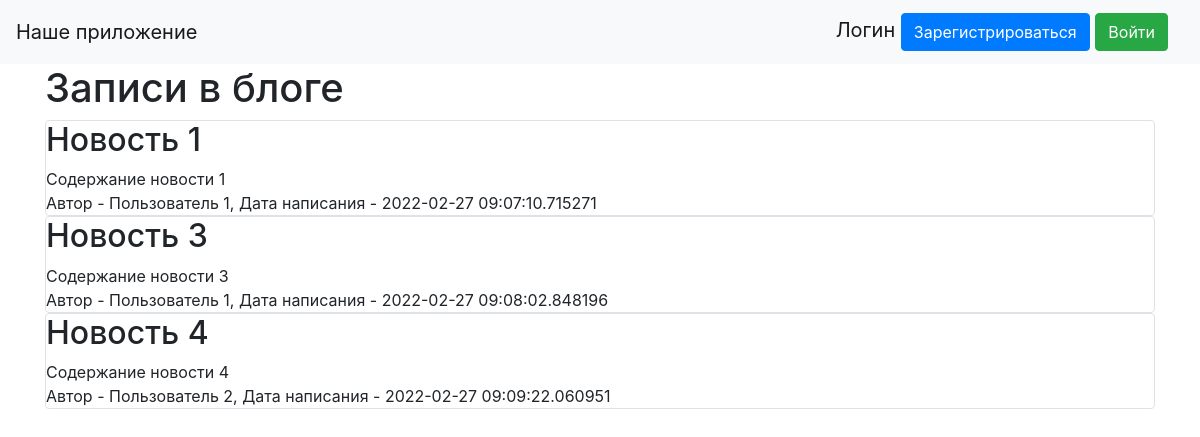
Before: / with the older database file.
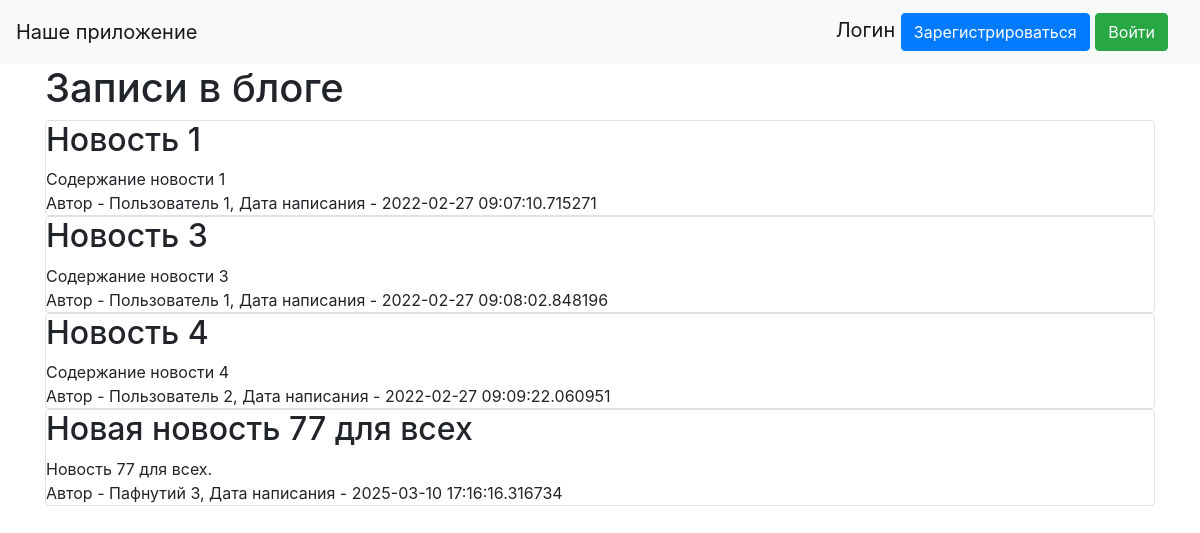
After: the same page with the newer database file.
### data/news.py (models this page shows)
class News(SqlAlchemyBase):
    __tablename__ = 'news'
    id = sqlalchemy.Column(sqlalchemy.Integer, primary_key=True, autoincrement=True)
    title = sqlalchemy.Column(sqlalchemy.String, nullable=True)
    content = sqlalchemy.Column(sqlalchemy.String, nullable=True)
    created_date = sqlalchemy.Column(sqlalchemy.DateTime, default=datetime.datetime.now)
    is_private = sqlalchemy.Column(sqlalchemy.Boolean, default=True)
    user_id = sqlalchemy.Column(sqlalchemy.Integer, sqlalchemy.ForeignKey("users.id"))
    user = orm.relationship('User')

### data/users.py (models this page shows, shortened)
class User(SqlAlchemyBase, UserMixin):
    __tablename__ = 'users'
    id = sqlalchemy.Column(sqlalchemy.Integer, primary_key=True, autoincrement=True)
    name = sqlalchemy.Column(sqlalchemy.String, nullable=True)
    about = sqlalchemy.Column(sqlalchemy.String, nullable=True)
    email = sqlalchemy.Column(sqlalchemy.String, index=True, unique=True, nullable=True)
    hashed_password = sqlalchemy.Column(sqlalchemy.String, nullable=True)
    created_date = sqlalchemy.Column(sqlalchemy.DateTime, default=datetime.datetime.now)
    news = orm.relationship("News", back_populates='user')

### main.py (the view)
@app.route("/")
def index():
    db_sess = db_session.create_session()
    news = db_sess.query(News).filter(News.is_private != True)
    return render_template("index.html", news=news)

### data/db_session.py (called while the page is built)
def create_session() -> Session:
    global __factory
    return __factory()

### templates/index.html (shortened to what this page needs)
{% extends "base.html" %}
{% block content %}
    <h1>Записи в блоге</h1>
    {% for item in news %}
        <div class="col-md6 border rounded">
            <h2>{{ item.title }}</h2>
            <div>
                {{ item.content }}
            </div>
            <div>
                Автор - {{ item.user.name }}, Дата написания - {{ item.created_date }}
            </div>
        </div>
    {% endfor %}
{% endblock %}

### templates/base.html (shortened to what this page needs)
<!doctype html>
<html lang="en">
<head>
    <link rel="stylesheet" href="https://stackpath.bootstrapcdn.com/bootstrap/4.4.1/css/bootstrap.min.css">
</head>
  <body>
    <header>
      <nav class="navbar navbar-light bg-light">
        <a class="navbar-brand" href="#">Наше приложение</a>
        <div class="navbar-brand">
            Логин
        {% if current_user.is_authenticated %}
                {{ current_user.name }}
                <a href="/logout" class="btn btn-danger">Выход</a>
        {% else %}
                <a class="btn btn-primary " href="/register">Зарегистрироваться</a>
                <a class="btn btn-success" href="/login">Войти</a>
        {% endif %}
        </div>
      </nav>
    </header>
    <main role="main" class="container">
        {% block content %}{% endblock %}
    </main>
  </body>
</html>

Changed rows visible on the page:
added News: title "Новая новость 77 для всех", content "Новость 77 для всех.", user.name "Пафнутий 3", created_date "2025-03-10 17:16:16.316734"
